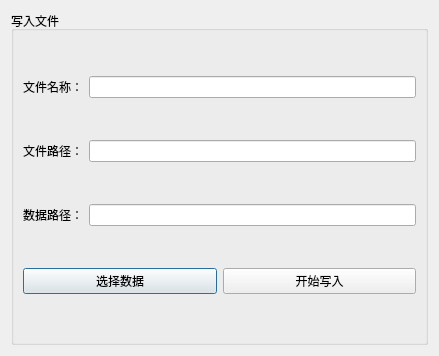
<?xml version="1.0" encoding="UTF-8"?>
<ui version="4.0">
 <class>DlgWriteData</class>
 <widget class="QDialog" name="DlgWriteData">
  <property name="geometry">
   <rect>
    <x>0</x>
    <y>0</y>
    <width>439</width>
    <height>356</height>
   </rect>
  </property>
  <property name="windowTitle">
   <string>Dialog</string>
  </property>
  <layout class="QVBoxLayout" name="verticalLayout_2">
   <item>
    <widget class="QGroupBox" name="groupBox_write">
     <property name="sizePolicy">
      <sizepolicy hsizetype="Preferred" vsizetype="Preferred">
       <horstretch>0</horstretch>
       <verstretch>0</verstretch>
      </sizepolicy>
     </property>
     <property name="title">
      <string>写入文件</string>
     </property>
     <layout class="QVBoxLayout" name="verticalLayout">
      <item>
       <layout class="QHBoxLayout" name="horizontalLayout">
        <item>
         <widget class="QLabel" name="label_write_name">
          <property name="text">
           <string>文件名称：</string>
          </property>
         </widget>
        </item>
        <item>
         <widget class="QLineEdit" name="tb_write_name"/>
        </item>
       </layout>
      </item>
      <item>
       <layout class="QHBoxLayout" name="horizontalLayout_2">
        <item>
         <widget class="QLabel" name="label_write_address">
          <property name="text">
           <string>文件路径：</string>
          </property>
         </widget>
        </item>
        <item>
         <widget class="QLineEdit" name="tb_write_address"/>
        </item>
       </layout>
      </item>
      <item>
       <layout class="QHBoxLayout" name="horizontalLayout_3">
        <item>
         <widget class="QLabel" name="label_data">
          <property name="text">
           <string>数据路径：</string>
          </property>
         </widget>
        </item>
        <item>
         <widget class="QLineEdit" name="lineEdit_3"/>
        </item>
       </layout>
      </item>
      <item>
       <layout class="QHBoxLayout" name="horizontalLayout_4">
        <item>
         <widget class="QPushButton" name="pbtn_chooseDataPath">
          <property name="text">
           <string>选择数据</string>
          </property>
         </widget>
        </item>
        <item>
         <widget class="QPushButton" name="pbtn_write">
          <property name="text">
           <string>开始写入</string>
          </property>
         </widget>
        </item>
       </layout>
      </item>
     </layout>
    </widget>
   </item>
  </layout>
 </widget>
 <resources/>
 <connections/>
</ui>
